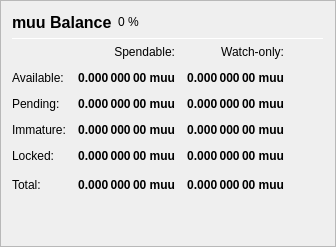
                   <widget class="QFrame" name="frame_Balances">
                    <property name="frameShape">
                     <enum>QFrame::StyledPanel</enum>
                    </property>
                    <property name="frameShadow">
                     <enum>QFrame::Raised</enum>
                    </property>
                    <layout class="QVBoxLayout" name="verticalLayout_4">
                     <item>
                      <layout class="QHBoxLayout" name="horizontalLayout_4">
                       <item>
                        <widget class="QLabel" name="label_5">
                         <property name="minimumSize">
                          <size>
                           <width>0</width>
                           <height>20</height>
                          </size>
                         </property>
                         <property name="font">
                          <font>
                           <pointsize>12</pointsize>
                           <weight>75</weight>
                           <bold>true</bold>
                          </font>
                         </property>
                         <property name="text">
                          <string>muu Balance</string>
                         </property>
                        </widget>
                       </item>
                       <item>
                        <widget class="QLabel" name="labelmuuPercent">
                         <property name="text">
                          <string notr="true">0 %</string>
                         </property>
                        </widget>
                       </item>
                       <item>
                        <spacer name="horizontalSpacer_3">
                         <property name="orientation">
                          <enum>Qt::Horizontal</enum>
                         </property>
                         <property name="sizeHint" stdset="0">
                          <size>
                           <width>40</width>
                           <height>20</height>
                          </size>
                         </property>
                        </spacer>
                       </item>
                      </layout>
                     </item>
                     <item>
                      <widget class="Line" name="line_Balance">
                       <property name="minimumSize">
                        <size>
                         <width>0</width>
                         <height>1</height>
                        </size>
                       </property>
                       <property name="maximumSize">
                        <size>
                         <width>16777215</width>
                         <height>1</height>
                        </size>
                       </property>
                       <property name="orientation">
                        <enum>Qt::Horizontal</enum>
                       </property>
                      </widget>
                     </item>
                     <item>
                      <layout class="QGridLayout" name="gridLayout">
                       <property name="spacing">
                        <number>12</number>
                       </property>
                       <item row="0" column="1">
                        <widget class="QLabel" name="labelSpendable">
                         <property name="text">
                          <string>Spendable:</string>
                         </property>
                         <property name="alignment">
                          <set>Qt::AlignRight|Qt::AlignTrailing|Qt::AlignVCenter</set>
                         </property>
                        </widget>
                       </item>
                       <item row="0" column="2">
                        <widget class="QLabel" name="labelWatchonly">
                         <property name="text">
                          <string>Watch-only:</string>
                         </property>
                         <property name="alignment">
                          <set>Qt::AlignRight|Qt::AlignTrailing|Qt::AlignVCenter</set>
                         </property>
                        </widget>
                       </item>
                       <item row="1" column="0">
                        <widget class="QLabel" name="labelBalanceText">
                         <property name="text">
                          <string>Available:</string>
                         </property>
                        </widget>
                       </item>
                       <item row="1" column="1">
                        <widget class="QLabel" name="labelBalance">
                         <property name="font">
                          <font>
                           <weight>75</weight>
                           <bold>true</bold>
                          </font>
                         </property>
                         <property name="cursor">
                          <cursorShape>IBeamCursor</cursorShape>
                         </property>
                         <property name="toolTip">
                          <string>Your current spendable balance</string>
                         </property>
                         <property name="text">
                          <string notr="true">0.000 000 00 muu</string>
                         </property>
                         <property name="alignment">
                          <set>Qt::AlignRight|Qt::AlignTrailing|Qt::AlignVCenter</set>
                         </property>
                         <property name="textInteractionFlags">
                          <set>Qt::LinksAccessibleByMouse|Qt::TextSelectableByKeyboard|Qt::TextSelectableByMouse</set>
                         </property>
                        </widget>
                       </item>
                       <item row="1" column="2">
                        <widget class="QLabel" name="labelWatchAvailable">
                         <property name="font">
                          <font>
                           <weight>75</weight>
                           <bold>true</bold>
                          </font>
                         </property>
                         <property name="cursor">
                          <cursorShape>IBeamCursor</cursorShape>
                         </property>
                         <property name="toolTip">
                          <string>Your current balance in watch-only addresses</string>
                         </property>
                         <property name="text">
                          <string notr="true">0.000 000 00 muu</string>
                         </property>
                         <property name="alignment">
                          <set>Qt::AlignRight|Qt::AlignTrailing|Qt::AlignVCenter</set>
                         </property>
                         <property name="textInteractionFlags">
                          <set>Qt::LinksAccessibleByMouse|Qt::TextSelectableByKeyboard|Qt::TextSelectableByMouse</set>
                         </property>
                        </widget>
                       </item>
                       <item row="2" column="0">
                        <widget class="QLabel" name="labelPendingText">
                         <property name="text">
                          <string>Pending:</string>
                         </property>
                        </widget>
                       </item>
                       <item row="2" column="1">
                        <widget class="QLabel" name="labelUnconfirmed">
                         <property name="font">
                          <font>
                           <weight>75</weight>
                           <bold>true</bold>
                          </font>
                         </property>
                         <property name="cursor">
                          <cursorShape>IBeamCursor</cursorShape>
                         </property>
                         <property name="toolTip">
                          <string>Total of transactions that have yet to be confirmed, and do not yet count toward the spendable balance</string>
                         </property>
                         <property name="text">
                          <string notr="true">0.000 000 00 muu</string>
                         </property>
                         <property name="alignment">
                          <set>Qt::AlignRight|Qt::AlignTrailing|Qt::AlignVCenter</set>
                         </property>
                         <property name="textInteractionFlags">
                          <set>Qt::LinksAccessibleByMouse|Qt::TextSelectableByKeyboard|Qt::TextSelectableByMouse</set>
                         </property>
                        </widget>
                       </item>
                       <item row="2" column="2">
                        <widget class="QLabel" name="labelWatchPending">
                         <property name="font">
                          <font>
                           <weight>75</weight>
                           <bold>true</bold>
                          </font>
                         </property>
                         <property name="cursor">
                          <cursorShape>IBeamCursor</cursorShape>
                         </property>
                         <property name="toolTip">
                          <string>Unconfirmed transactions to watch-only addresses</string>
                         </property>
                         <property name="text">
                          <string notr="true">0.000 000 00 muu</string>
                         </property>
                         <property name="alignment">
                          <set>Qt::AlignRight|Qt::AlignTrailing|Qt::AlignVCenter</set>
                         </property>
                         <property name="textInteractionFlags">
                          <set>Qt::LinksAccessibleByMouse|Qt::TextSelectableByKeyboard|Qt::TextSelectableByMouse</set>
                         </property>
                        </widget>
                       </item>
                       <item row="3" column="0">
                        <widget class="QLabel" name="labelImmatureText">
                         <property name="text">
                          <string>Immature:</string>
                         </property>
                        </widget>
                       </item>
                       <item row="3" column="1">
                        <widget class="QLabel" name="labelImmature">
                         <property name="font">
                          <font>
                           <weight>75</weight>
                           <bold>true</bold>
                          </font>
                         </property>
                         <property name="cursor">
                          <cursorShape>IBeamCursor</cursorShape>
                         </property>
                         <property name="toolTip">
                          <string>Staked or masternode rewards that has not yet matured</string>
                         </property>
                         <property name="text">
                          <string notr="true">0.000 000 00 muu</string>
                         </property>
                         <property name="alignment">
                          <set>Qt::AlignRight|Qt::AlignTrailing|Qt::AlignVCenter</set>
                         </property>
                         <property name="textInteractionFlags">
                          <set>Qt::LinksAccessibleByMouse|Qt::TextSelectableByKeyboard|Qt::TextSelectableByMouse</set>
                         </property>
                        </widget>
                       </item>
                       <item row="3" column="2">
                        <widget class="QLabel" name="labelWatchImmature">
                         <property name="font">
                          <font>
                           <weight>75</weight>
                           <bold>true</bold>
                          </font>
                         </property>
                         <property name="cursor">
                          <cursorShape>IBeamCursor</cursorShape>
                         </property>
                         <property name="toolTip">
                          <string>Staked or masternode rewards in watch-only addresses that has not yet matured</string>
                         </property>
                         <property name="text">
                          <string notr="true">0.000 000 00 muu</string>
                         </property>
                         <property name="alignment">
                          <set>Qt::AlignRight|Qt::AlignTrailing|Qt::AlignVCenter</set>
                         </property>
                         <property name="textInteractionFlags">
                          <set>Qt::LinksAccessibleByMouse|Qt::TextSelectableByKeyboard|Qt::TextSelectableByMouse</set>
                         </property>
                        </widget>
                       </item>
                       <item row="4" column="0">
                        <widget class="QLabel" name="labelLockedBalanceText">
                         <property name="toolTip">
                          <string>Locked muu or Masternode collaterals. These are excluded from zmuu minting.</string>
                         </property>
                         <property name="text">
                          <string>Locked:</string>
                         </property>
                        </widget>
                       </item>
                       <item row="4" column="1">
                        <widget class="QLabel" name="labelLockedBalance">
                         <property name="font">
                          <font>
                           <weight>75</weight>
                           <bold>true</bold>
                          </font>
                         </property>
                         <property name="cursor">
                          <cursorShape>IBeamCursor</cursorShape>
                         </property>
                         <property name="toolTip">
                          <string>Locked muu or Masternode collaterals. These are excluded from zmuu minting.</string>
                         </property>
                         <property name="text">
                          <string notr="true">0.000 000 00 muu</string>
                         </property>
                         <property name="alignment">
                          <set>Qt::AlignRight|Qt::AlignTrailing|Qt::AlignVCenter</set>
                         </property>
                         <property name="textInteractionFlags">
                          <set>Qt::LinksAccessibleByMouse|Qt::TextSelectableByKeyboard|Qt::TextSelectableByMouse</set>
                         </property>
                        </widget>
                       </item>
                       <item row="4" column="2">
                        <widget class="QLabel" name="labelWatchLocked">
                         <property name="font">
                          <font>
                           <weight>75</weight>
                           <bold>true</bold>
                          </font>
                         </property>
                         <property name="cursor">
                          <cursorShape>IBeamCursor</cursorShape>
                         </property>
                         <property name="toolTip">
                          <string>Current locked balance in watch-only addresses</string>
                         </property>
                         <property name="text">
                          <string notr="true">0.000 000 00 muu</string>
                         </property>
                         <property name="alignment">
                          <set>Qt::AlignRight|Qt::AlignTrailing|Qt::AlignVCenter</set>
                         </property>
                         <property name="textInteractionFlags">
                          <set>Qt::LinksAccessibleByMouse|Qt::TextSelectableByKeyboard|Qt::TextSelectableByMouse</set>
                         </property>
                        </widget>
                       </item>
                       <item row="5" column="0">
                        <widget class="QLabel" name="labelTotalText">
                         <property name="toolTip">
                          <string>Your current muu balance, unconfirmed and immature transactions included</string>
                         </property>
                         <property name="text">
                          <string>Total:</string>
                         </property>
                        </widget>
                       </item>
                       <item row="5" column="1">
                        <widget class="QLabel" name="labelTotal">
                         <property name="font">
                          <font>
                           <weight>75</weight>
                           <bold>true</bold>
                          </font>
                         </property>
                         <property name="cursor">
                          <cursorShape>IBeamCursor</cursorShape>
                         </property>
                         <property name="toolTip">
                          <string>Your current muu balance, unconfirmed and immature transactions included</string>
                         </property>
                         <property name="text">
                          <string notr="true">0.000 000 00 muu</string>
                         </property>
                         <property name="alignment">
                          <set>Qt::AlignRight|Qt::AlignTrailing|Qt::AlignVCenter</set>
                         </property>
                         <property name="textInteractionFlags">
                          <set>Qt::LinksAccessibleByMouse|Qt::TextSelectableByKeyboard|Qt::TextSelectableByMouse</set>
                         </property>
                        </widget>
                       </item>
                       <item row="5" column="2">
                        <widget class="QLabel" name="labelWatchTotal">
                         <property name="font">
                          <font>
                           <weight>75</weight>
                           <bold>true</bold>
                          </font>
                         </property>
                         <property name="cursor">
                          <cursorShape>IBeamCursor</cursorShape>
                         </property>
                         <property name="toolTip">
                          <string>Current total balance in watch-only addresses</string>
                         </property>
                         <property name="text">
                          <string notr="true">0.000 000 00 muu</string>
                         </property>
                         <property name="alignment">
                          <set>Qt::AlignRight|Qt::AlignTrailing|Qt::AlignVCenter</set>
                         </property>
                         <property name="textInteractionFlags">
                          <set>Qt::LinksAccessibleByMouse|Qt::TextSelectableByKeyboard|Qt::TextSelectableByMouse</set>
                         </property>
                        </widget>
                       </item>
                       <item row="5" column="3">
                        <spacer name="horizontalSpacer_9">
                         <property name="orientation">
                          <enum>Qt::Horizontal</enum>
                         </property>
                         <property name="sizeHint" stdset="0">
                          <size>
                           <width>40</width>
                           <height>20</height>
                          </size>
                         </property>
                        </spacer>
                       </item>
                      </layout>
                     </item>
                     <item>
                      <spacer name="verticalSpacer_3">
                       <property name="orientation">
                        <enum>Qt::Vertical</enum>
                       </property>
                       <property name="sizeHint" stdset="0">
                        <size>
                         <width>20</width>
                         <height>40</height>
                        </size>
                       </property>
                      </spacer>
                     </item>
                    </layout>
                   </widget>
